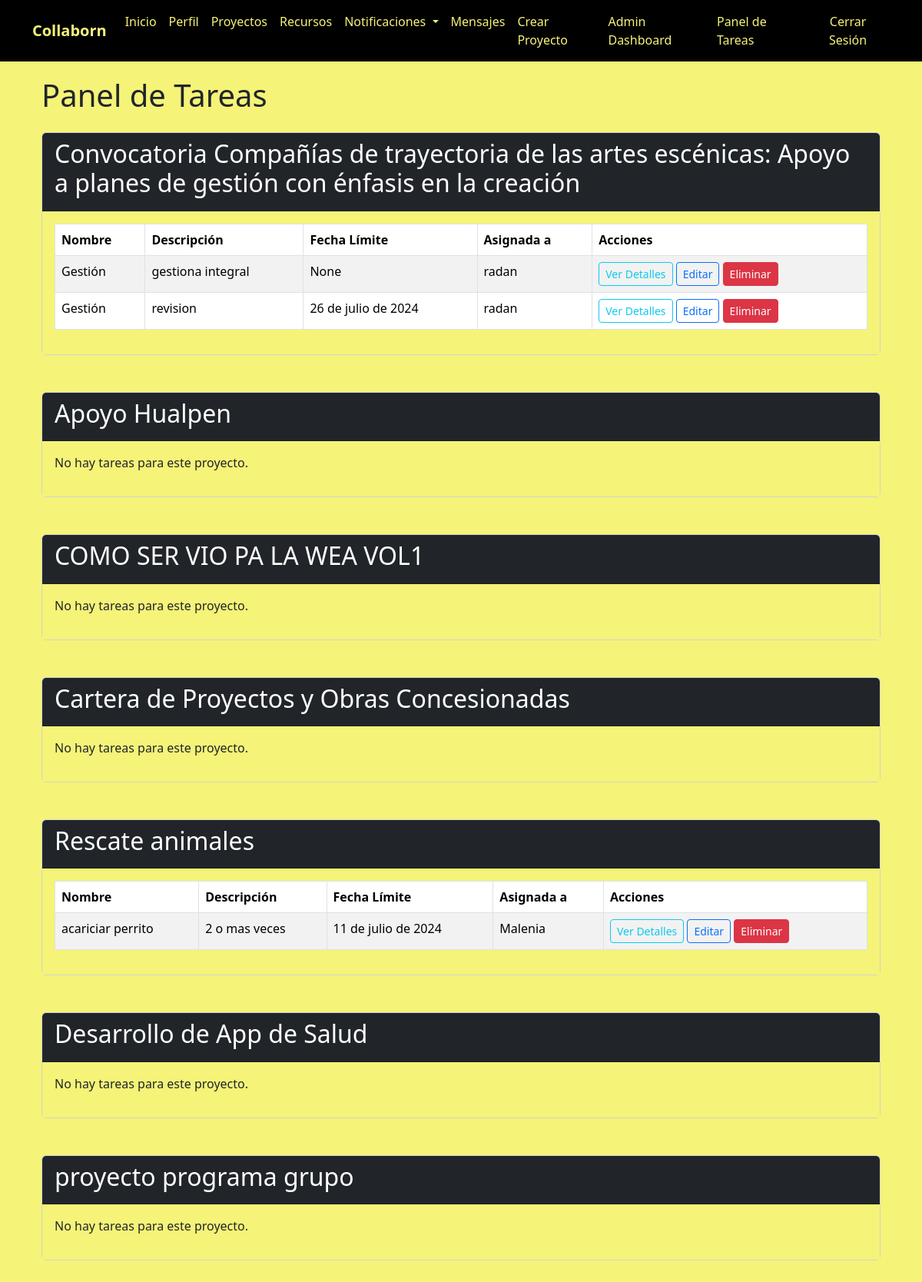
/admin_panel_tareas/ (signed in), run on an earlier commit of the app's database.
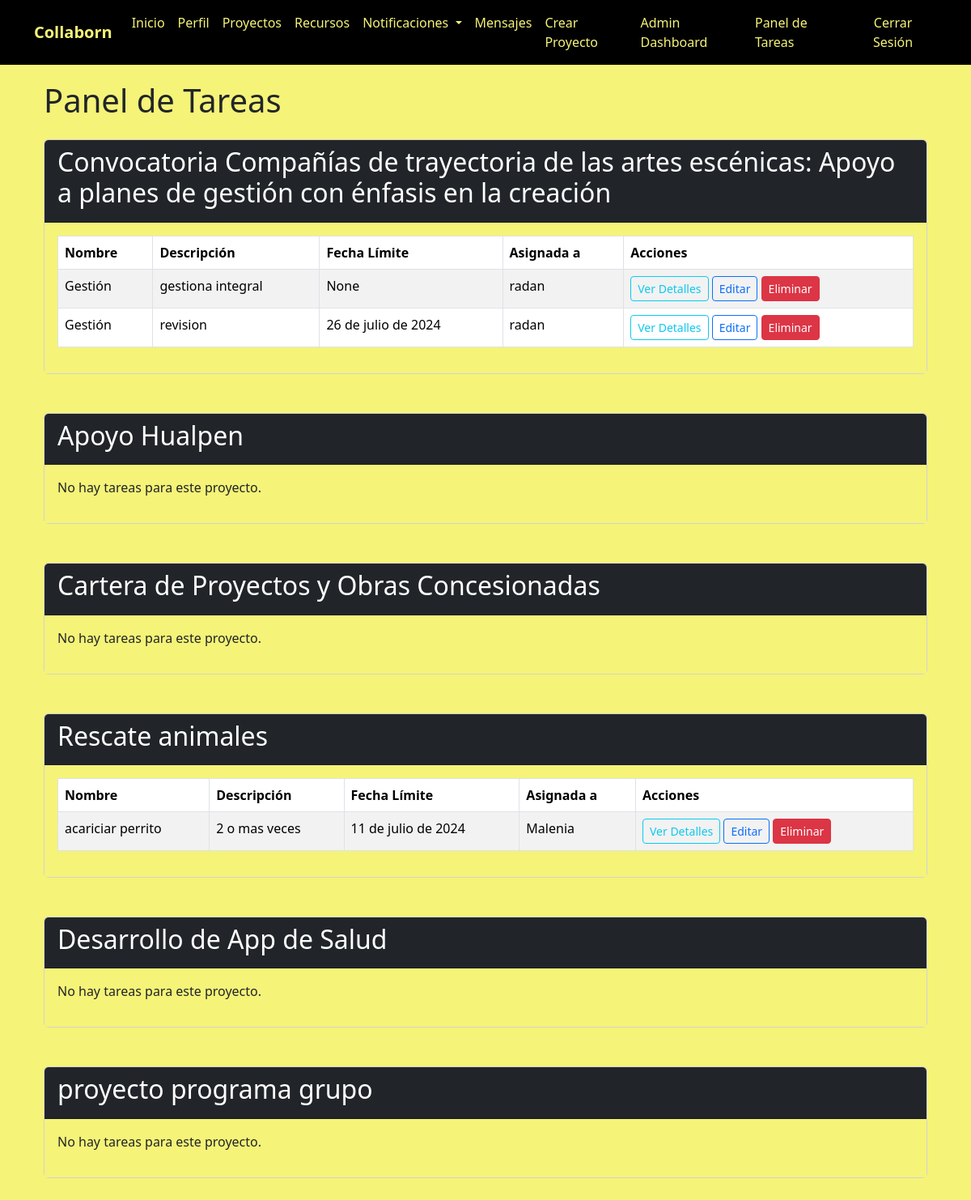
And on a later commit of the database.
### myapp/models.py (models this page shows, shortened)
class Proyecto(models.Model):
    nombre = models.CharField(max_length=200)
    descripcion = models.TextField()
    fecha_inicio = models.DateField()
    fecha_fin = models.DateField()
    ciudad = models.CharField(max_length=100, blank=True, null=True)
    imagen = models.ImageField(upload_to='proyectos/', blank=True, null=True)
    categoria = models.CharField(max_length=100, blank=True, null=True)
    creador = models.ForeignKey(User, on_delete=models.CASCADE)

class Tarea(models.Model):
    proyecto = models.ForeignKey(Proyecto, related_name='tareas', on_delete=models.CASCADE)
    nombre = models.CharField(max_length=200)
    descripcion = models.TextField(blank=True, null=True)
    completada = models.BooleanField(default=False)
    fecha_limite = models.DateField(blank=True, null=True)
    asignada_a = models.ForeignKey(User, related_name='tareas_asignadas', on_delete=models.SET_NULL, blank=True, null=True)

### myapp/views.py (the view)
# urls.py: path('admin_panel_tareas/', views.admin_panel_tareas, name='admin_panel_tareas'),
@login_required
def admin_panel_tareas(request):
    if not request.user.is_staff:
        return redirect('index')
    proyectos = Proyecto.objects.all()
    tareas_por_proyecto = {proyecto: Tarea.objects.filter(proyecto=proyecto) for proyecto in proyectos}
    return render(request, 'myapp/admin_panel_tareas.html', {'tareas_por_proyecto': tareas_por_proyecto})

### myapp/templates/myapp/admin_panel_tareas.html (shortened to what this page needs)
{% extends 'myapp/base.html' %}
{% block content %}
<div class="container mt-5">
    <h1 class="mb-4">Panel de Tareas</h1>
    {% for proyecto, tareas_proyecto in tareas_por_proyecto.items %}
    <div class="project-section mb-5">
        <div class="card">
            <div class="card-header bg-dark text-white">
                <h2>{{ proyecto.nombre }}</h2>
            </div>
            <div class="card-body">
                {% if tareas_proyecto %}
                <table class="table table-striped table-bordered">
                    <thead class="thead-dark">
                        <tr>
                            <th>Nombre</th>
                            <th>Descripción</th>
                            <th>Fecha Límite</th>
                            <th>Asignada a</th>
                            <th>Acciones</th>
                        </tr>
                    </thead>
                    <tbody>
                        {% for tarea in tareas_proyecto %}
                        <tr>
                            <td>{{ tarea.nombre }}</td>
                            <td>{{ tarea.descripcion }}</td>
                            <td>{{ tarea.fecha_limite }}</td>
                            <td>{{ tarea.asignada_a.username }}</td>
                            <td>
                                <a href="{% url 'detalle_tarea' tarea.id %}" class="btn btn-outline-info btn-sm">Ver Detalles</a>
                                <a href="{% url 'editar_tarea' tarea.id %}" class="btn btn-outline-primary btn-sm">Editar</a>
                                <a href="{% url 'eliminar_tarea' tarea.id %}?next={% url 'admin_panel_tareas' %}" class="btn btn-danger btn-sm">Eliminar</a>
                            </td>
                        </tr>
                        {% endfor %}
                    </tbody>
                </table>
                {% else %}
                <p>No hay tareas para este proyecto.</p>
                {% endif %}
            </div>
        </div>
    </div>
    {% endfor %}
</div>
{% endblock %}

What changed in the data, as far as the page shows it:
removed Proyecto: nombre "COMO SER VIO PA LA WEA VOL1", shows "No hay tareas para este proyecto."
